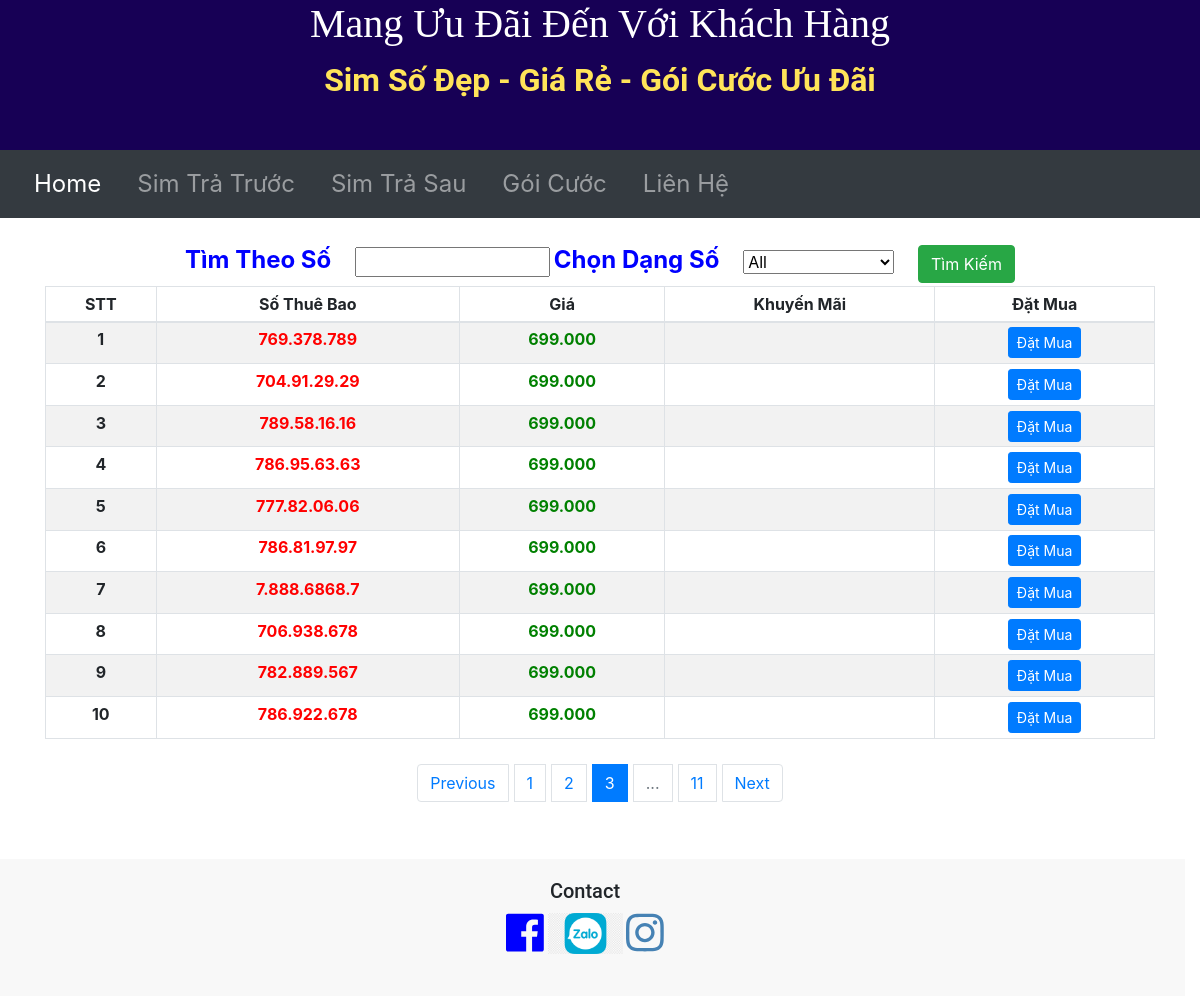
Page /tratruoc/3?dangso=All&socantim= on the committed database.
### main.py (models this page shows)
class SimSo(db.Model):
    id = db.Column(db.Integer, primary_key=True)
    sothuebao = db.Column(db.String(250), nullable=False)
    sodinhdang = db.Column(db.String(250), nullable=False)
    gia = db.Column(db.Integer, nullable=False)
    khuyenmai = db.Column(db.String(250), nullable=True)
    dangso = db.Column(db.String(250), nullable=True)
    sohuu = db.Column(db.String(250), nullable=False)

### main.py (the view, shortened to what this page needs)
@app.route("/tratruoc", methods=['GET', 'POST'], defaults={"page": 1})
@app.route('/tratruoc/<int:page>',methods=["GET","POST"])
def tratruoc(page):
    page = page
    pages = 10
    all_sim = SimSo.query.order_by(SimSo.gia.desc()).paginate(page,pages,error_out=False)
    dangso = request.args.get('dangso')
    socantim = request.args.get('socantim')
    if dangso != "" and dangso !=None and dangso != "All":
        all_sim = SimSo.query.filter_by(dangso=dangso).paginate(page, pages, error_out=False)
        return render_template('tratruoc.html', all_sim=all_sim, dangso=dangso)
    elif socantim != "" and socantim != None:
        search = "%{}%".format(socantim)
        all_sim = SimSo.query.filter(SimSo.sothuebao.like(search)).paginate(page, pages, error_out=False)
        return render_template('tratruoc.html', all_sim=all_sim, socantim=socantim)
    return render_template('tratruoc.html', all_sim = all_sim, dangso="All")

### templates/tratruoc.html (shortened to what this page needs)
{% include "header.html" %}
<!DOCTYPE html>
<html lang="en" dir="ltr">
<head>
  <link href="{{ url_for('static', filename='css/styles.css')}}" rel="stylesheet">
  <link rel="stylesheet" href="https://cdn.jsdelivr.net/npm/bootstrap@4.6.0/dist/css/bootstrap.min.css">
</head>
<body>
<div class="container ">
  <form class="timso" action="" method="post">
      <div class="col-lg-12">
          <label for=""class="chonsim">Tìm Theo Số</label>
          <input type="text" size="14" name="socantim" value="{{socantim}}" class="btn-timso">
    <label for="cars" class="chonsim">Chọn Dạng Số</label>
    <select name="cars" id="cars" >
      <option  value="{{dangso}}">{{ dangso }}</option>
    </select>
      <button type="submit" class="btn btn-success">Tìm Kiếm</button><br>
  </div>
  </form>
  <div class="bang-tt">
    <table class="table table-sm table-bordered table-striped">
      <thead>
        <tr>
          <th scope="col-3">STT</th>
          <th scope="col-3">Số Thuê Bao</th>
          <th scope="col-3">Giá</th>
          <th scope="col-3">Khuyến Mãi</th>
          <th scope="col-3">Đặt Mua</th>
        </tr>
      </thead>
      <tbody>
        {% for sim in all_sim.items %}
        <tr>
          <th scope="row">{{loop.index}}</th>
          <td class="stb">{{ sim.sodinhdang }}</td>
          <td class="price">{{ '{:,}'.format(sim.gia).replace(',', '.')}}</td>
          {% if sim.khuyenmai %}
          <td class="stb">{{ sim.khuyenmai }}</td>
          {% else %}
          <td class="stb"></td>
          {% endif %}
          <td><a href="{{url_for('show_tt', stb=sim.sothuebao, gia = sim.gia) }}"><button type="submit" class="btn btn-primary btn-sm">Đặt Mua </button></a></td>
        </tr>
      {% endfor %}
      </tbody>
    </table>
    <form>
    <nav aria-label="Page navigation example">
  <ul class="pagination justify-content-center">
    {% if all_sim.has_prev %}
      <li class="page-item"><a class="page-link" href="{{ url_for('tratruoc', page=all_sim.prev_num, dangso=dangso, socantim=socantim) }}">Previous</a></li>
    {% else %}
      <li class="page-item"><a class="page-link" href="">Previous</a></li>
    {% endif %}
    {% for page in all_sim.iter_pages(left_edge=2, right_edge=1,left_current=1, right_current=1) %}
     {% if page %}
        {% if page==all_sim.page %}
          <li class="page-item active" ><a class="page-link" href="{{ url_for('tratruoc', page=page, dangso=dangso, socantim=socantim) }}" >{{ page }}</a></li>
        {% else %}
          <li class="page-item" ><a class="page-link" href="{{ url_for('tratruoc', page=page, dangso=dangso, socantim=socantim) }}" >{{ page }}</a></li>
        {% endif %}
      {% else %}
          <li class="page-item disabled" ><a class="page-link" href="" >...</a></li>
    {% endif %}
     {% endfor %}
    {% if all_sim.has_next %}
      <li class="page-item"><a class="page-link" href="{{ url_for('tratruoc', page=all_sim.next_num, dangso=dangso, socantim=socantim) }}">Next</a></li>
    {% else %}
      <li class="page-item"><a class="page-link" href="">Next</a></li>
    {% endif %}
  </ul>
</nav>
      </form>
  </div>
</div>
</body>
{% include "footer.html" %}
</html>

### static/css/styles.css (style rules this page uses)
body { font-size: 16px; font-family: 'Merriweather', serif; position: relative; padding-left: 0px; }
.page-item { margin: 5px 3px 5px 3px; }
.bang-tt { width: 45%; margin: auto; margin-top: 1%; }
.stb { color: red; font-weight: bold; }
.price { color: green; font-weight:bolder; }
.timso { color: blue; font-weight: bolder; font-size: 1rem; text-align: center; }
.chonsim { padding-right: 20px; font-size: 1.5rem; }
#cars { margin-right: 20px; padding-right: 40px; }
.pagination { margin-top: 20px; }
.container { position: relative; text-align: center; margin-top: 2%; }
@media screen and (max-width: 1200px) { .bang-tt { font-size: 1rem; width: 100%; margin:auto; } }

### rows in the picture
SimSo: sodinhdang "769.378.789", gia "699.000"
SimSo: sodinhdang "704.91.29.29", gia "699.000"
SimSo: sodinhdang "789.58.16.16", gia "699.000"
SimSo: sodinhdang "786.95.63.63", gia "699.000"
SimSo: sodinhdang "777.82.06.06", gia "699.000"
SimSo: sodinhdang "786.81.97.97", gia "699.000"
SimSo: sodinhdang "7.888.6868.7", gia "699.000"
SimSo: sodinhdang "706.938.678", gia "699.000"
SimSo: sodinhdang "782.889.567", gia "699.000"
SimSo: sodinhdang "786.922.678", gia "699.000"

### other values in the picture
{{ page }} "1" "2" "11"
{{ page }} "3"
form field cars "All"
